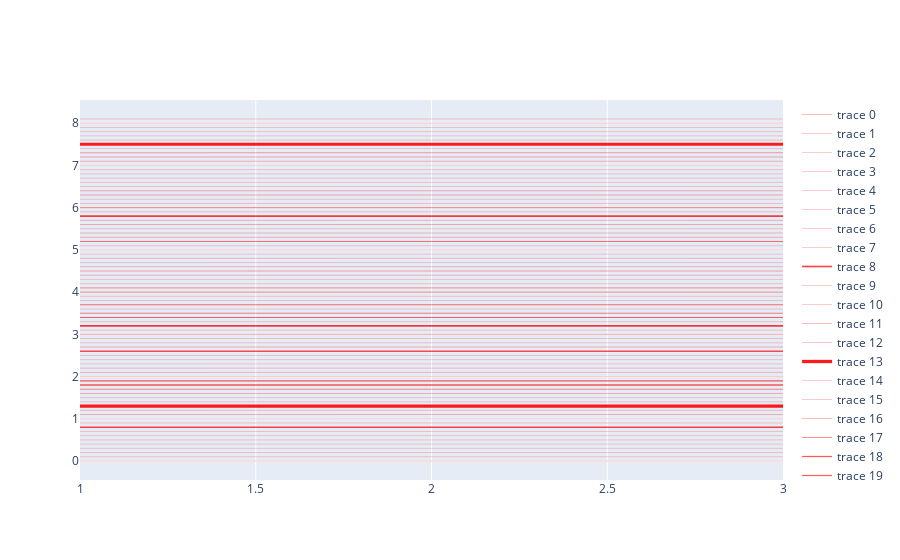

The notebook cell this image was saved under:
### Code cell
import plotly.graph_objects as go



show = [True,False,False,False,True,False,False,False]

widths = [.01,.1,.5,.8,1,2,3,10] 


layer_colors = ['rgba(31,119,180,', 
                'rgba(255,127,14,',
                'rgba(44,160,44,', 
                'rgba(214,39,40,',
                'rgba(39, 208, 214,', 
                'rgba(242, 250, 17,',
                'rgba(196, 94, 255,',
                'rgba(193, 245, 5,',
                'rgba(245, 85, 5,',
                'rgba(5, 165, 245,',
                'rgba(245, 5, 105,',
                'rgba(218, 232, 23,',
                'rgba(148, 23, 232,',
                'rgba(23, 232, 166,',]


edges_select_df = get_thresholded_edges(threshold = .1)


widths = []
for row in edges_select_df.itertuples():
    widths.append(row.rank_score)
    


fig2 = go.Figure()

# for i in range(4):
#     fig2.add_trace(go.Scatter(
#         x=[1+i, 2+i, 3+i],
#         y=[2+i, 2+i, 2+i],
#         legendgroup="group1",
#         name="group1",
#         mode="lines",
#         line=dict(color=layer_colors[i]+'1)',width = widths[i]),
#         text=[None, "Text B", None],
#         hoverinfo = 'text',
#         showlegend= show[i]
#     ))

# for i in range(4,8):
#     fig2.add_trace(go.Scatter(
#         x=[1+i, 2+i, 3+i],
#         y=[4+i, 9+i, 2+i],
#         legendgroup="group2",
#         name="group2",
#         mode="lines",
#         line=dict(color=layer_colors[i]+'1)',width = widths[i]),
#         showlegend = show[i]
#     ))


# fig3 = go.Figure()

# for i in range(len(layer_colors)):
#     fig3.add_trace(go.Scatter(
#         x=[1, 2, 3],
#         y=[i, i, i],
#         mode="lines",
#         line=dict(color=layer_colors[i]+'1)'),

#     ))    
  
fig4 = go.Figure()

def edge_width_scaling(x):
    return max(.5,(x*5)**1.5)

def edge_color_scaling(x):
    return max(.4,-(x-1)**4+1)

for i in range(len(widths)):
    fig4.add_trace(go.Scatter(
        x=[1, 2, 3],
        y=[.1*i, .1*i, .1*i],
        mode="lines",
        line=dict(color='rgba(255,0,0,%s)'%edge_color_scaling(widths[i]),width=edge_width_scaling(widths[i])),
        text = widths[i],
        hoverinfo = 'text'
        

    ))    

    
#fig2.show()
fig4.show()
edge_color_scaling(.4)

### Figure 1 — Plotly figure (JSON) as saved in the notebook; plotly's stock layout.template omitted (floating-point values rounded to 4 significant figures)
{"data": [{"hoverinfo": "text", "line": {"color": "rgba(255,0,0,0.4623605445561957)", "width": 0.6091}, "mode": "lines", "text": "0.14370623230934146", "type": "scatter", "x": [1, 2, 3], "y": [0, 0, 0]}, {"hoverinfo": "text", "line": {"color": "rgba(255,0,0,0.4)", "width": 0.5}, "mode": "lines", "text": "0.11236831545829773", "type": "scatter", "x": [1, 2, 3], "y": [0.1, 0.1, 0.1]}, {"hoverinfo": "text", "line": {"color": "rgba(255,0,0,0.4)", "width": 0.5}, "mode": "lines", "text": "0.10513708740472794", "type": "scatter", "x": [1, 2, 3], "y": [0.2, 0.2, 0.2]}, {"hoverinfo": "text", "line": {"color": "rgba(255,0,0,0.4)", "width": 0.5}, "mode": "lines", "text": "0.11725154519081114", "type": "scatter", "x": [1, 2, 3], "y": [0.3, 0.3, 0.3]}, {"hoverinfo": "text", "line": {"color": "rgba(255,0,0,0.4096555299770246)", "width": 0.5}, "mode": "lines", "text": "0.12345064431428908", "type": "scatter", "x": [1, 2, 3], "y": [0.4, 0.4, 0.4]}, {"hoverinfo": "text", "line": {"color": "rgba(255,0,0,0.4)", "width": 0.5}, "mode": "lines", "text": "0.10219395905733107", "type": "scatter", "x": [1, 2, 3], "y": [0.5, 0.5, 0.5]}, {"hoverinfo": "text", "line": {"color": "rgba(255,0,0,0.4)", "width": 0.5}, "mode": "lines", "text": "0.10290113836526872", "type": "scatter", "x": [1, 2, 3], "y": [0.6, 0.6, 0.6]}, {"hoverinfo": "text", "line": {"color": "rgba(255,0,0,0.4)", "width": 0.5}, "mode": "lines", "text": "0.10136543959379196", "type": "scatter", "x": [1, 2, 3], "y": [0.7, 0.7, 0.7]}, {"hoverinfo": "text", "line": {"color": "rgba(255,0,0,0.7336881051527547)", "width": 1.671}, "mode": "lines", "text": "0.28163090348243713", "type": "scatter", "x": [1, 2, 3], "y": [0.8, 0.8, 0.8]}, {"hoverinfo": "text", "line": {"color": "rgba(255,0,0,0.4)", "width": 0.5}, "mode": "lines", "text": "0.1134723499417305", "type": "scatter", "x": [1, 2, 3], "y": [0.9, 0.9, 0.9]}, {"hoverinfo": "text", "line": {"color": "rgba(255,0,0,0.4)", "width": 0.5}, "mode": "lines", "text": "0.11417932808399199", "type": "scatter", "x": [1, 2, 3], "y": [1, 1, 1]}, {"hoverinfo": "text", "line": {"color": "rgba(255,0,0,0.46116644156583575)", "width": 0.6061}, "mode": "lines", "text": "0.14323116838932035", "type": "scatter", "x": [1, 2, 3], "y": [1.1, 1.1, 1.1]}, {"hoverinfo": "text", "line": {"color": "rgba(255,0,0,0.4323702048351241)", "width": 0.5362}, "mode": "lines", "text": "0.13200685381889346", "type": "scatter", "x": [1, 2, 3], "y": [1.2, 1.2, 1.2]}, {"hoverinfo": "text", "line": {"color": "rgba(255,0,0,0.9018181883188451)", "width": 3.266}, "mode": "lines", "text": "0.4402323961257935", "type": "scatter", "x": [1, 2, 3], "y": [1.3, 1.3, 1.3]}, {"hoverinfo": "text", "line": {"color": "rgba(255,0,0,0.4)", "width": 0.5}, "mode": "lines", "text": "0.10349536687135696", "type": "scatter", "x": [1, 2, 3], "y": [1.4, 1.4, 1.4]}, {"hoverinfo": "text", "line": {"color": "rgba(255,0,0,0.4216810935497912)", "width": 0.5117}, "mode": "lines", "text": "0.1279490739107132", "type": "scatter", "x": [1, 2, 3], "y": [1.5, 1.5, 1.5]}, {"hoverinfo": "text", "line": {"color": "rgba(255,0,0,0.4619841864207602)", "width": 0.6081}, "mode": "lines", "text": "0.1435564160346985", "type": "scatter", "x": [1, 2, 3], "y": [1.6, 1.6, 1.6]}, {"hoverinfo": "text", "line": {"color": "rgba(255,0,0,0.5431342071744814)", "width": 0.8386}, "mode": "lines", "text": "0.1778573840856552", "type": "scatter", "x": [1, 2, 3], "y": [1.7, 1.7, 1.7]}, {"hoverinfo": "text", "line": {"color": "rgba(255,0,0,0.6553237908813248)", "width": 1.264}, "mode": "lines", "text": "0.2337811589241028", "type": "scatter", "x": [1, 2, 3], "y": [1.8, 1.8, 1.8]}, {"hoverinfo": "text", "line": {"color": "rgba(255,0,0,0.6416545778855283)", "width": 1.204}, "mode": "lines", "text": "0.2262948900461197", "type": "scatter", "x": [1, 2, 3], "y": [1.9, 1.9, 1.9]}, {"hoverinfo": "text", "line": {"color": "rgba(255,0,0,0.4214449957592934)", "width": 0.5112}, "mode": "lines", "text": "0.12786008417606354", "type": "scatter", "x": [1, 2, 3], "y": [2, 2, 2]}, {"hoverinfo": "text", "line": {"color": "rgba(255,0,0,0.45843361557725604)", "width": 0.5992}, "mode": "lines", "text": "0.14214690029621124", "type": "scatter", "x": [1, 2, 3], "y": [2.1, 2.1, 2.1]}, {"hoverinfo": "text", "line": {"color": "rgba(255,0,0,0.44398192967861094)", "width": 0.5637}, "mode": "lines", "text": "0.13648034632205966", "type": "scatter", "x": [1, 2, 3], "y": [2.2, 2.2, 2.2]}, {"hoverinfo": "text", "line": {"color": "rgba(255,0,0,0.4)", "width": 0.5}, "mode": "lines", "text": "0.10066123306751253", "type": "scatter", "x": [1, 2, 3], "y": [2.3, 2.3, 2.3]}, {"hoverinfo": "text", "line": {"color": "rgba(255,0,0,0.4)", "width": 0.5}, "mode": "lines", "text": "0.11222603172063828", "type": "scatter", "x": [1, 2, 3], "y": [2.4, 2.4, 2.4]}, {"hoverinfo": "text", "line": {"color": "rgba(255,0,0,0.4)", "width": 0.5}, "mode": "lines", "text": "0.10613570362329484", "type": "scatter", "x": [1, 2, 3], "y": [2.5, 2.5, 2.5]}, {"hoverinfo": "text", "line": {"color": "rgba(255,0,0,0.6939919518110509)", "width": 1.45}, "mode": "lines", "text": "0.2562393248081207", "type": "scatter", "x": [1, 2, 3], "y": [2.6, 2.6, 2.6]}, {"hoverinfo": "text", "line": {"color": "rgba(255,0,0,0.47204185307207225)", "width": 0.6339}, "mode": "lines", "text": "0.1475873738527298", "type": "scatter", "x": [1, 2, 3], "y": [2.7, 2.7, 2.7]}, {"hoverinfo": "text", "line": {"color": "rgba(255,0,0,0.4)", "width": 0.5}, "mode": "lines", "text": "0.10142996907234192", "type": "scatter", "x": [1, 2, 3], "y": [2.8, 2.8, 2.8]}, {"hoverinfo": "text", "line": {"color": "rgba(255,0,0,0.4)", "width": 0.5}, "mode": "lines", "text": "0.10236532986164093", "type": "scatter", "x": [1, 2, 3], "y": [2.9, 2.9, 2.9]}, {"hoverinfo": "text", "line": {"color": "rgba(255,0,0,0.4886096646975906)", "width": 0.678}, "mode": "lines", "text": "0.15435491502285004", "type": "scatter", "x": [1, 2, 3], "y": [3, 3, 3]}, {"hoverinfo": "text", "line": {"color": "rgba(255,0,0,0.4)", "width": 0.5}, "mode": "lines", "text": "0.11042369157075882", "type": "scatter", "x": [1, 2, 3], "y": [3.1, 3.1, 3.1]}, {"hoverinfo": "text", "line": {"color": "rgba(255,0,0,0.7640357135392031)", "width": 1.865}, "mode": "lines", "text": "0.3030340373516083", "type": "scatter", "x": [1, 2, 3], "y": [3.2, 3.2, 3.2]}, {"hoverinfo": "text", "line": {"color": "rgba(255,0,0,0.4)", "width": 0.5}, "mode": "lines", "text": "0.10074274986982346", "type": "scatter", "x": [1, 2, 3], "y": [3.3, 3.3, 3.3]}, {"hoverinfo": "text", "line": {"color": "rgba(255,0,0,0.6001277029843686)", "width": 1.036}, "mode": "lines", "text": "0.20479275286197665", "type": "scatter", "x": [1, 2, 3], "y": [3.4, 3.4, 3.4]}, {"hoverinfo": "text", "line": {"color": "rgba(255,0,0,0.5556473345809327)", "width": 0.8792}, "mode": "lines", "text": "0.1835455745458603", "type": "scatter", "x": [1, 2, 3], "y": [3.5, 3.5, 3.5]}, {"hoverinfo": "text", "line": {"color": "rgba(255,0,0,0.4)", "width": 0.5}, "mode": "lines", "text": "0.10549190640449524", "type": "scatter", "x": [1, 2, 3], "y": [3.6, 3.6, 3.6]}, {"hoverinfo": "text", "line": {"color": "rgba(255,0,0,0.582950964284509)", "width": 0.973}, "mode": "lines", "text": "0.19638732075691226", "type": "scatter", "x": [1, 2, 3], "y": [3.7, 3.7, 3.7]}, {"hoverinfo": "text", "line": {"color": "rgba(255,0,0,0.4)", "width": 0.5}, "mode": "lines", "text": "0.11786869913339615", "type": "scatter", "x": [1, 2, 3], "y": [3.8, 3.8, 3.8]}, {"hoverinfo": "text", "line": {"color": "rgba(255,0,0,0.4)", "width": 0.5}, "mode": "lines", "text": "0.10382822155952454", "type": "scatter", "x": [1, 2, 3], "y": [3.9, 3.9, 3.9]}, {"hoverinfo": "text", "line": {"color": "rgba(255,0,0,0.5606589100368844)", "width": 0.8958}, "mode": "lines", "text": "0.18585744500160215", "type": "scatter", "x": [1, 2, 3], "y": [4, 4, 4]}, {"hoverinfo": "text", "line": {"color": "rgba(255,0,0,0.528938475573826)", "width": 0.7944}, "mode": "lines", "text": "0.17154407501220706", "type": "scatter", "x": [1, 2, 3], "y": [4.1, 4.1, 4.1]}, {"hoverinfo": "text", "line": {"color": "rgba(255,0,0,0.4)", "width": 0.5}, "mode": "lines", "text": "0.11396177858114245", "type": "scatter", "x": [1, 2, 3], "y": [4.2, 4.2, 4.2]}, {"hoverinfo": "text", "line": {"color": "rgba(255,0,0,0.4)", "width": 0.5}, "mode": "lines", "text": "0.11859458684921265", "type": "scatter", "x": [1, 2, 3], "y": [4.3, 4.3, 4.3]}, {"hoverinfo": "text", "line": {"color": "rgba(255,0,0,0.44947388503035013)", "width": 0.577}, "mode": "lines", "text": "0.13862060010433194", "type": "scatter", "x": [1, 2, 3], "y": [4.4, 4.4, 4.4]}, {"hoverinfo": "text", "line": {"color": "rgba(255,0,0,0.5018214549386906)", "width": 0.7147}, "mode": "lines", "text": "0.1598704606294632", "type": "scatter", "x": [1, 2, 3], "y": [4.5, 4.5, 4.5]}, {"hoverinfo": "text", "line": {"color": "rgba(255,0,0,0.4557545030581375)", "width": 0.5925}, "mode": "lines", "text": "0.14108791947364807", "type": "scatter", "x": [1, 2, 3], "y": [4.6, 4.6, 4.6]}, {"hoverinfo": "text", "line": {"color": "rgba(255,0,0,0.4)", "width": 0.5}, "mode": "lines", "text": "0.1163221076130867", "type": "scatter", "x": [1, 2, 3], "y": [4.7, 4.7, 4.7]}, {"hoverinfo": "text", "line": {"color": "rgba(255,0,0,0.4404951390523981)", "width": 0.5554}, "mode": "lines", "text": "0.13512973487377167", "type": "scatter", "x": [1, 2, 3], "y": [4.8, 4.8, 4.8]}, {"hoverinfo": "text", "line": {"color": "rgba(255,0,0,0.4)", "width": 0.5}, "mode": "lines", "text": "0.11276588588953018", "type": "scatter", "x": [1, 2, 3], "y": [4.9, 4.9, 4.9]}, {"hoverinfo": "text", "line": {"color": "rgba(255,0,0,0.4)", "width": 0.5}, "mode": "lines", "text": "0.1110248789191246", "type": "scatter", "x": [1, 2, 3], "y": [5, 5, 5]}, {"hoverinfo": "text", "line": {"color": "rgba(255,0,0,0.4)", "width": 0.5}, "mode": "lines", "text": "0.11503873020410538", "type": "scatter", "x": [1, 2, 3], "y": [5.1, 5.1, 5.1]}, {"hoverinfo": "text", "line": {"color": "rgba(255,0,0,0.5801456027452053)", "width": 0.963}, "mode": "lines", "text": "0.195039302110672", "type": "scatter", "x": [1, 2, 3], "y": [5.2, 5.2, 5.2]}, {"hoverinfo": "text", "line": {"color": "rgba(255,0,0,0.4624419368069259)", "width": 0.6093}, "mode": "lines", "text": "0.14373864233493805", "type": "scatter", "x": [1, 2, 3], "y": [5.3, 5.3, 5.3]}, {"hoverinfo": "text", "line": {"color": "rgba(255,0,0,0.4495345291464339)", "width": 0.5772}, "mode": "lines", "text": "0.13864432275295258", "type": "scatter", "x": [1, 2, 3], "y": [5.4, 5.4, 5.4]}, {"hoverinfo": "text", "line": {"color": "rgba(255,0,0,0.411294403003049)", "width": 0.5}, "mode": "lines", "text": "0.12405963242053986", "type": "scatter", "x": [1, 2, 3], "y": [5.5, 5.5, 5.5]}, {"hoverinfo": "text", "line": {"color": "rgba(255,0,0,0.4809066910866461)", "width": 0.6573}, "mode": "lines", "text": "0.15118829905986786", "type": "scatter", "x": [1, 2, 3], "y": [5.6, 5.6, 5.6]}, {"hoverinfo": "text", "line": {"color": "rgba(255,0,0,0.45371775809636994)", "width": 0.5875}, "mode": "lines", "text": "0.140285462141037", "type": "scatter", "x": [1, 2, 3], "y": [5.7, 5.7, 5.7]}, {"hoverinfo": "text", "line": {"color": "rgba(255,0,0,0.7508141830769461)", "width": 1.777}, "mode": "lines", "text": "0.29346963763237", "type": "scatter", "x": [1, 2, 3], "y": [5.8, 5.8, 5.8]}, {"hoverinfo": "text", "line": {"color": "rgba(255,0,0,0.4289045626351461)", "width": 0.5282}, "mode": "lines", "text": "0.1306850016117096", "type": "scatter", "x": [1, 2, 3], "y": [5.9, 5.9, 5.9]}, {"hoverinfo": "text", "line": {"color": "rgba(255,0,0,0.5690199058545501)", "width": 0.9242}, "mode": "lines", "text": "0.18975883722305295", "type": "scatter", "x": [1, 2, 3], "y": [6, 6, 6]}, {"hoverinfo": "text", "line": {"color": "rgba(255,0,0,0.4)", "width": 0.5}, "mode": "lines", "text": "0.1023336425423622", "type": "scatter", "x": [1, 2, 3], "y": [6.1, 6.1, 6.1]}, {"hoverinfo": "text", "line": {"color": "rgba(255,0,0,0.4)", "width": 0.5}, "mode": "lines", "text": "0.10919872671365738", "type": "scatter", "x": [1, 2, 3], "y": [6.2, 6.2, 6.2]}, {"hoverinfo": "text", "line": {"color": "rgba(255,0,0,0.4882202680404959)", "width": 0.6769}, "mode": "lines", "text": "0.15419398248195648", "type": "scatter", "x": [1, 2, 3], "y": [6.3, 6.3, 6.3]}, {"hoverinfo": "text", "line": {"color": "rgba(255,0,0,0.4762707391526988)", "width": 0.645}, "mode": "lines", "text": "0.14929945766925812", "type": "scatter", "x": [1, 2, 3], "y": [6.4, 6.4, 6.4]}, {"hoverinfo": "text", "line": {"color": "rgba(255,0,0,0.4)", "width": 0.5}, "mode": "lines", "text": "0.11705926060676575", "type": "scatter", "x": [1, 2, 3], "y": [6.5, 6.5, 6.5]}, {"hoverinfo": "text", "line": {"color": "rgba(255,0,0,0.4)", "width": 0.5}, "mode": "lines", "text": "0.11124771833419801", "type": "scatter", "x": [1, 2, 3], "y": [6.6, 6.6, 6.6]}, {"hoverinfo": "text", "line": {"color": "rgba(255,0,0,0.4)", "width": 0.5}, "mode": "lines", "text": "0.1067403331398964", "type": "scatter", "x": [1, 2, 3], "y": [6.7, 6.7, 6.7]}, {"hoverinfo": "text", "line": {"color": "rgba(255,0,0,0.4191208503187006)", "width": 0.5059}, "mode": "lines", "text": "0.12698552012443542", "type": "scatter", "x": [1, 2, 3], "y": [6.8, 6.8, 6.8]}, {"hoverinfo": "text", "line": {"color": "rgba(255,0,0,0.4)", "width": 0.5}, "mode": "lines", "text": "0.1009724736213684", "type": "scatter", "x": [1, 2, 3], "y": [6.9, 6.9, 6.9]}, {"hoverinfo": "text", "line": {"color": "rgba(255,0,0,0.4)", "width": 0.5}, "mode": "lines", "text": "0.10716696083545683", "type": "scatter", "x": [1, 2, 3], "y": [7, 7, 7]}, {"hoverinfo": "text", "line": {"color": "rgba(255,0,0,0.45840603323470963)", "width": 0.5991}, "mode": "lines", "text": "0.14213597774505615", "type": "scatter", "x": [1, 2, 3], "y": [7.1, 7.1, 7.1]}, {"hoverinfo": "text", "line": {"color": "rgba(255,0,0,0.4906577917179863)", "width": 0.6836}, "mode": "lines", "text": "0.15520289540290833", "type": "scatter", "x": [1, 2, 3], "y": [7.2, 7.2, 7.2]}, {"hoverinfo": "text", "line": {"color": "rgba(255,0,0,0.5069817669038044)", "width": 0.7294}, "mode": "lines", "text": "0.16205455362796786", "type": "scatter", "x": [1, 2, 3], "y": [7.3, 7.3, 7.3]}, {"hoverinfo": "text", "line": {"color": "rgba(255,0,0,0.4)", "width": 0.5}, "mode": "lines", "text": "0.10635922849178314", "type": "scatter", "x": [1, 2, 3], "y": [7.4, 7.4, 7.4]}, {"hoverinfo": "text", "line": {"color": "rgba(255,0,0,0.8852071109182268)", "width": 3.021}, "mode": "lines", "text": "0.4179252684116364", "type": "scatter", "x": [1, 2, 3], "y": [7.5, 7.5, 7.5]}, {"hoverinfo": "text", "line": {"color": "rgba(255,0,0,0.4)", "width": 0.5}, "mode": "lines", "text": "0.11294622719287872", "type": "scatter", "x": [1, 2, 3], "y": [7.6, 7.6, 7.6]}, {"hoverinfo": "text", "line": {"color": "rgba(255,0,0,0.4)", "width": 0.5}, "mode": "lines", "text": "0.10203936696052553", "type": "scatter", "x": [1, 2, 3], "y": [7.7, 7.7, 7.7]}, {"hoverinfo": "text", "line": {"color": "rgba(255,0,0,0.4)", "width": 0.5}, "mode": "lines", "text": "0.10601377487182616", "type": "scatter", "x": [1, 2, 3], "y": [7.8, 7.8, 7.8]}, {"hoverinfo": "text", "line": {"color": "rgba(255,0,0,0.4)", "width": 0.5}, "mode": "lines", "text": "0.11428913474082948", "type": "scatter", "x": [1, 2, 3], "y": [7.9, 7.9, 7.9]}, {"hoverinfo": "text", "line": {"color": "rgba(255,0,0,0.4)", "width": 0.5}, "mode": "lines", "text": "0.10498390346765518", "type": "scatter", "x": [1, 2, 3], "y": [8, 8, 8]}, {"hoverinfo": "text", "line": {"color": "rgba(255,0,0,0.4)", "width": 0.5}, "mode": "lines", "text": "0.10214492678642273", "type": "scatter", "x": [1, 2, 3], "y": [8.1, 8.1, 8.1]}], "layout": {}}
